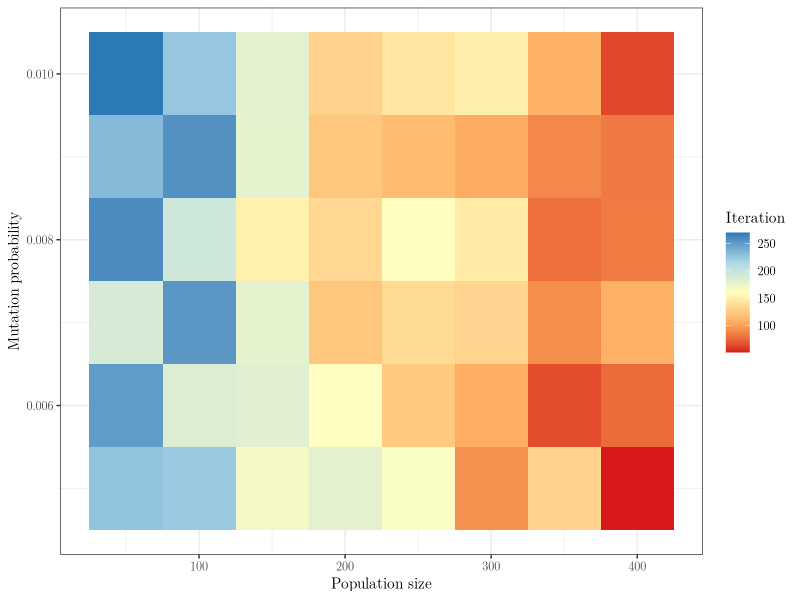

Write the R code that produced this figure. (Note: this script raises an error after producing the figure.)
# Comparison between brute force methods complexity for the N queen puzzle
# Author: Alfredo Hernández <aldomann.designs@gmail.com>

library(tidyverse)


# Read data and split into data frames ---------------------

results.df <- read.csv("genetic-algorithms/results_all.csv",
											 col.names = c("N","pop.size", "mutate.prob", "iteration"))

eight.df <- results.df %>%
	filter(N == 8) %>%
	select(-N)

nine.df <- results.df %>%
	filter(N == 9) %>%
	select(-N)

ten.df <- results.df %>%
	filter(N == 10) %>%
	select(-N)

eight.df <- eight.df %>%
	group_by(pop.size, mutate.prob) %>%
	summarise(iteration = mean(iteration))

nine.df <- nine.df %>%
	group_by(pop.size, mutate.prob) %>%
	summarise(iteration = mean(iteration))

ten.df <- ten.df %>%
	group_by(pop.size, mutate.prob) %>%
	summarise(iteration = mean(iteration))


# Data visualisation ---------------------------------------

color_palette <- c('#d7191c','#fdae61','#ffffbf','#abd9e9','#2c7bb6')

plot_heatmap <- function(n.df){
	ggplot(n.df, aes(x = pop.size, y = mutate.prob)) +
		geom_tile(aes(fill = iteration)) +
		scale_fill_gradientn(colours = color_palette) +
		labs(x = "Population size", y = "Mutation probability",
					 fill = "Iteration") +
		theme_bw()
}

plot_heatmap(eight.df) + theme(text = element_text(family = "LM Roman 10")) + ggsave(filename = "params_8.pdf", width = 4.8, height = 3, dpi = 96, device = cairo_pdf)
plot_heatmap(nine.df) + theme(text = element_text(family = "LM Roman 10")) + ggsave(filename = "params_9.pdf", width = 5.3, height = 3, dpi = 96, device = cairo_pdf)
plot_heatmap(ten.df) + theme(text = element_text(family = "LM Roman 10")) + ggsave(filename = "params_10.pdf", width = 5.7, height = 3, dpi = 96, device = cairo_pdf)
